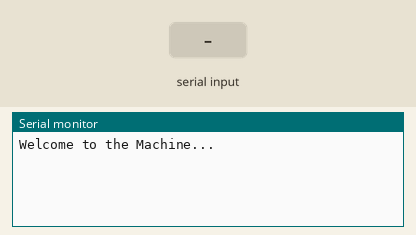
Bench run of a sketch on a simulated Arduino Uno, built for the host (arithmetic inside an expression is 32-bit, double 64-bit). On the bench: the last lines printed to the serial monitor. The inputs (shaded band) are chosen by the test bench.

Above: at 1.2 s.
1.3 s: "off\n" received over Serial
At 1.9 s:
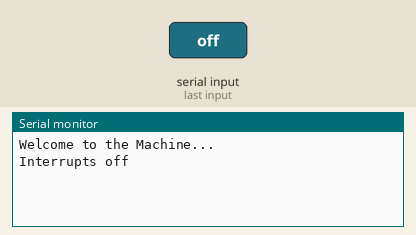
2.8 s: "on\n" received over Serial
At 4.0 s:
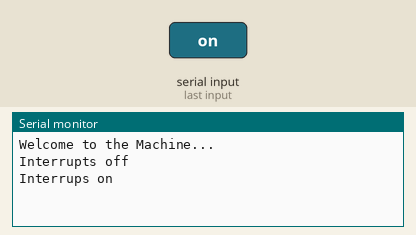
4.3 s: "detatch\n" received over Serial
At 5.4 s:
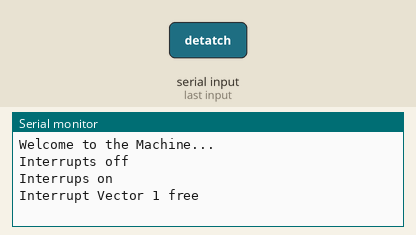
5.8 s: "1\n" received over Serial
At 6.6 s:
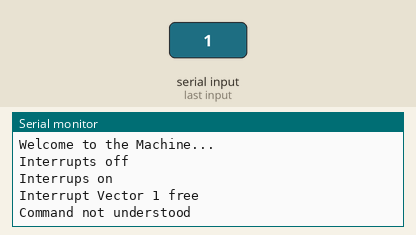

The sketch:

PCINT_Demo.ino
```cpp
#include "PCINT.h"

/*
 * Code to demonstrait use of the PCINT functionality
 *
 * Open serial monitor at 9600 baud
 * Enter "on" and hit return to turn on all interrupts
 * Enter "off" and hit return to turn off interrupts
 * Enter "detatch" and hit enter to detatch the interrupt from pin 7
 *
 * Restart board to get back to initial conditions
 *
 * A falling edge on pin 7 will cause the interrupt to be triggered
 */
void setup() {
  Serial.begin(9600);
  Serial.println("Welcome to the Machine...");

  AttachPCI(7, Dummy, FALLING); //Attach PCI intterupt to digital pin 7, looking for a falling edge, and calling Dummy as the ISR
}


void loop() {
  String Temp = "null";
  while(Serial.available() == 0); //Wait until character is entered

  if(Serial.available() > 0) {
    Temp = Serial.readStringUntil('\n');
  }
  if(Temp == "off") { //Turn off interrupts by entering o
    DissablePCI();
    Serial.println("Interrupts off");
  }
  else if(Temp == "on") { //Turn interrupts back on and enable interrupt on pin 7 once again
    EnablePCI();
    Serial.println("Interrups on");
  }
  else if(Temp == "detatch") { //Detatch interrupt from pin 7 (making this vertor usable for other interrupts)
    DetatchPCI(7);
    Serial.println("Interrupt Vector 1 free");
  }
  else Serial.println("Command not understood");
  delay(1);
}

int Dummy(void) {
  Serial.println("Point to hell...");
}
```

Measured:
- after the input at 1.3 s, the serial monitor: prints a new line at once (image 1)
- after the input at 2.8 s, the serial monitor: prints a new line at once (image 2)
- after the input at 4.3 s, the serial monitor: prints a new line at once (image 3)
- after the input at 5.8 s, the serial monitor: prints a new line at once (image 4)
